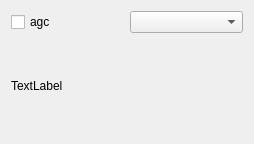
<?xml version="1.0" encoding="UTF-8"?>
<ui version="4.0">
 <class>dabstickWidget</class>
 <widget class="QWidget" name="dabstickWidget">
  <property name="geometry">
   <rect>
    <x>0</x>
    <y>0</y>
    <width>254</width>
    <height>144</height>
   </rect>
  </property>
  <property name="windowTitle">
   <string>Form</string>
  </property>
  <layout class="QVBoxLayout" name="verticalLayout">
   <item>
    <layout class="QHBoxLayout" name="horizontalLayout">
     <item>
      <widget class="QCheckBox" name="agcControl">
       <property name="text">
        <string>agc</string>
       </property>
      </widget>
     </item>
     <item>
      <widget class="QComboBox" name="gainControl"/>
     </item>
    </layout>
   </item>
   <item>
    <widget class="QLabel" name="deviceVersion">
     <property name="text">
      <string>TextLabel</string>
     </property>
    </widget>
   </item>
  </layout>
 </widget>
 <resources/>
 <connections/>
</ui>
